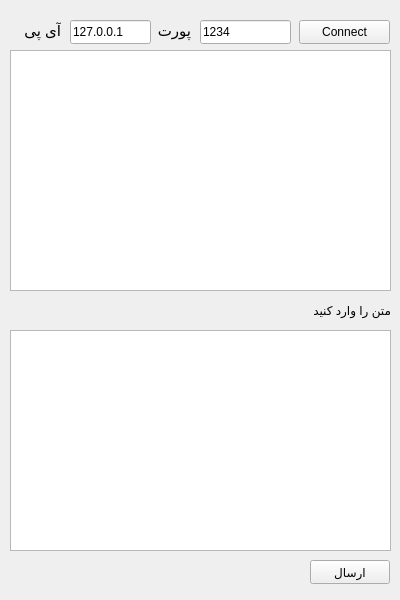
<?xml version="1.0" encoding="UTF-8"?>
<ui version="4.0">
 <class>Client</class>
 <widget class="QWidget" name="Client">
  <property name="geometry">
   <rect>
    <x>0</x>
    <y>0</y>
    <width>400</width>
    <height>600</height>
   </rect>
  </property>
  <property name="sizePolicy">
   <sizepolicy hsizetype="Fixed" vsizetype="Fixed">
    <horstretch>0</horstretch>
    <verstretch>0</verstretch>
   </sizepolicy>
  </property>
  <property name="minimumSize">
   <size>
    <width>400</width>
    <height>600</height>
   </size>
  </property>
  <property name="maximumSize">
   <size>
    <width>400</width>
    <height>600</height>
   </size>
  </property>
  <property name="sizeIncrement">
   <size>
    <width>400</width>
    <height>600</height>
   </size>
  </property>
  <property name="baseSize">
   <size>
    <width>400</width>
    <height>600</height>
   </size>
  </property>
  <property name="windowTitle">
   <string>Client</string>
  </property>
  <widget class="QLabel" name="label">
   <property name="geometry">
    <rect>
     <x>20</x>
     <y>20</y>
     <width>41</width>
     <height>21</height>
    </rect>
   </property>
   <property name="font">
    <font>
     <pointsize>11</pointsize>
    </font>
   </property>
   <property name="text">
    <string>آی پی</string>
   </property>
  </widget>
  <widget class="QLineEdit" name="lineEdit_IP">
   <property name="geometry">
    <rect>
     <x>70</x>
     <y>20</y>
     <width>81</width>
     <height>24</height>
    </rect>
   </property>
   <property name="text">
    <string>127.0.0.1</string>
   </property>
  </widget>
  <widget class="QLabel" name="label_2">
   <property name="geometry">
    <rect>
     <x>150</x>
     <y>20</y>
     <width>41</width>
     <height>21</height>
    </rect>
   </property>
   <property name="font">
    <font>
     <pointsize>11</pointsize>
    </font>
   </property>
   <property name="text">
    <string>پورت</string>
   </property>
  </widget>
  <widget class="QLineEdit" name="lineEdit_Port">
   <property name="geometry">
    <rect>
     <x>200</x>
     <y>20</y>
     <width>91</width>
     <height>24</height>
    </rect>
   </property>
   <property name="text">
    <string>1234</string>
   </property>
  </widget>
  <widget class="QLabel" name="label_3">
   <property name="geometry">
    <rect>
     <x>310</x>
     <y>300</y>
     <width>81</width>
     <height>21</height>
    </rect>
   </property>
   <property name="text">
    <string>متن را وارد کنید</string>
   </property>
  </widget>
  <widget class="QPushButton" name="btn_Connect">
   <property name="geometry">
    <rect>
     <x>299</x>
     <y>20</y>
     <width>91</width>
     <height>24</height>
    </rect>
   </property>
   <property name="text">
    <string>Connect</string>
   </property>
  </widget>
  <widget class="QPushButton" name="btn_Send">
   <property name="geometry">
    <rect>
     <x>310</x>
     <y>560</y>
     <width>80</width>
     <height>24</height>
    </rect>
   </property>
   <property name="text">
    <string>ارسال</string>
   </property>
  </widget>
  <widget class="QTextEdit" name="textEdit">
   <property name="geometry">
    <rect>
     <x>10</x>
     <y>330</y>
     <width>381</width>
     <height>221</height>
    </rect>
   </property>
  </widget>
  <widget class="QTextBrowser" name="textBrowser">
   <property name="geometry">
    <rect>
     <x>10</x>
     <y>50</y>
     <width>381</width>
     <height>241</height>
    </rect>
   </property>
  </widget>
 </widget>
 <resources/>
 <connections/>
</ui>
